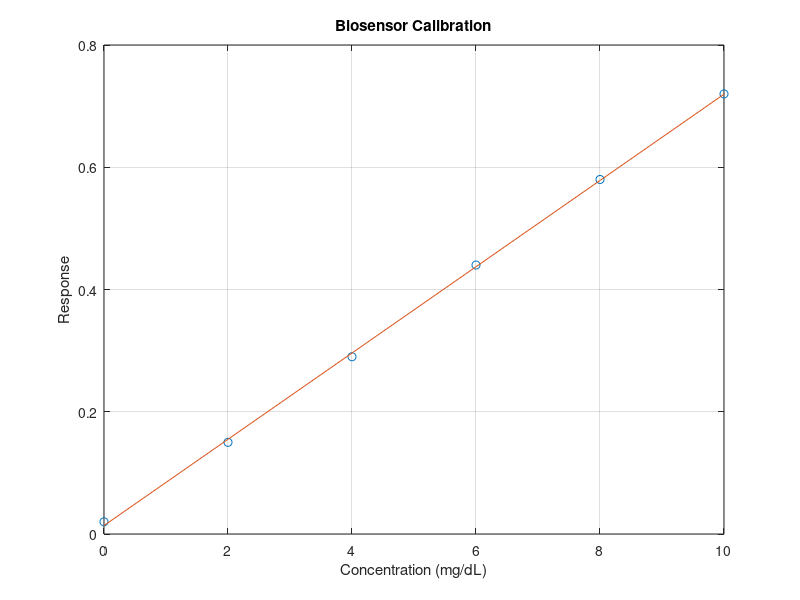

Write MATLAB code to recreate this figure.

% EXP18 - Fiber-optic biosensor calibration

clc;
clear;
close all;

n1 = 1.48;
n2 = 1.46;

% Calculate numerical aperture
NA = sqrt(n1^2 - n2^2);

% Concentration and sensor response
C = [0 2 4 6 8 10];
R = [0.02 0.15 0.29 0.44 0.58 0.72];

% Linear calibration fitting
p = polyfit(C,R,1);

% Plot calibration curve
figure;
plot(C,R,'o',C,polyval(p,C),'-');

grid on;

xlabel('Concentration (mg/dL)');
ylabel('Response');

title('Biosensor Calibration');

% Display numerical results
fprintf('NA = %.3f, Sensitivity = %.4f /unit\n', ...
    NA,p(1));
